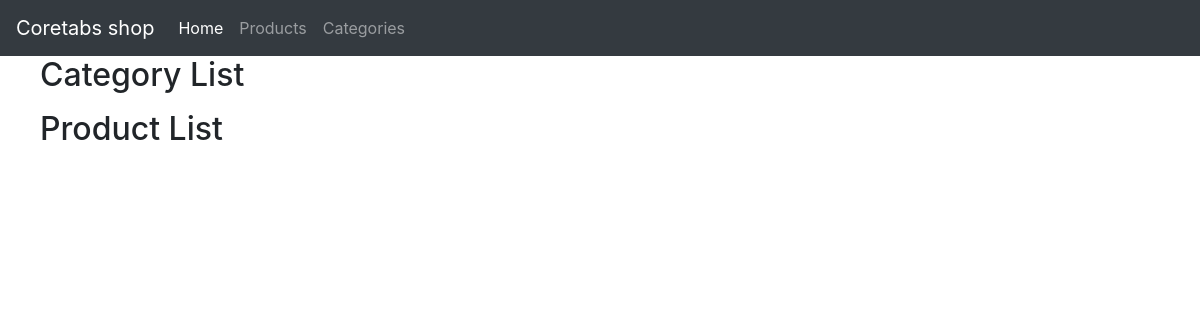
/, run on an earlier commit of the app's database.
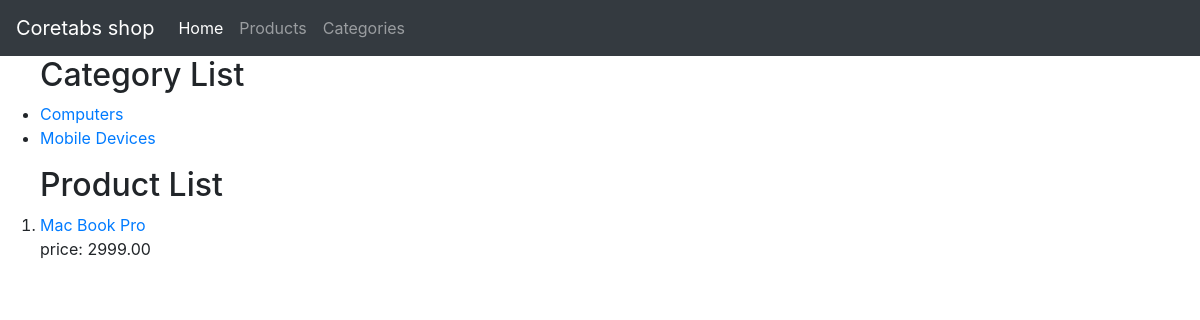
And on a later commit of the database.
### shop/models.py (models this page shows, shortened)
class Category (models.Model):
	name = models.CharField(max_length=100)
	slug = models.SlugField(unique=True, blank=True)
	created_at = models.DateTimeField(default=timezone.now)
	description = models.TextField(max_length=256)
	class Meta:
		ordering = ('name', )
	def get_absolute_url(self):
		return reverse_lazy('product_list_by_category', args=[self.slug])

class Product(models.Model):
	name = models.CharField(max_length=100)
	price = models.DecimalField(max_digits=10, decimal_places=2)
	stock = models.PositiveIntegerField()
	created_at = models.DateTimeField(default=timezone.now)
	description = models.TextField(blank=True)
	slug = models.SlugField(unique=True, blank=True)
	category = models.ForeignKey("Category", related_name='products', on_delete=models.CASCADE)
	class Meta:
		ordering = ('name', )
	def get_absolute_url(self):
		return reverse_lazy('product_detail', args=[self.slug])

### shop/views.py (the view)
# urls.py: path('', views.product_list, name='product_list'),
def product_list(request):
    products 	= Product.objects.all()
    categories 	= Category.objects.all()
    return render(request, 'shop/product/list.html', {'categories':categories,'products': products})

### shop/templates/shop/product/list.html (shortened to what this page needs)
{% extends "shop/base.html" %}
{% block content %}
   <ul>
   	<h2>Category List</h2>
    {% for category in categories %}
        <li>
	     <a href="{{ category.get_absolute_url }}">{{ category.name }}</a><br>
        </li>
    {% endfor %}
	</ul>
	<ol>
		<h2>Product List</h2>
	    {% for product in products %}
	        <li>
		     <a href="{{ product.get_absolute_url }}">{{ product.name }}</a><br>
	            price: {{ product.price }}
	        </li>
	    {% endfor %}
	</ol>
{% endblock %}

### shop/templates/shop/base.html (shortened to what this page needs)
{% load static %}
<!DOCTYPE html>
<html>
<head>
    <link href="{% static "css/bootstrap.min.css" %}" rel="stylesheet">
</head>
<body>
	<nav class="navbar navbar-expand-lg navbar-dark bg-dark">
	  <a class="navbar-brand "  href="{% url 'product_list' %}">Coretabs shop</a>
	    <ul class="navbar-nav mr-auto mt-2 mt-lg-0">
	      <li class="nav-item active">
	        <a class="nav-link" href="{% url 'product_list' %}">Home</a>
	      </li>
	      <li class="nav-item">
	        <a class="nav-link" href="#">Products</a>
	      </li>
	      <li class="nav-item">
	        <a class="nav-link" href="#">Categories</a>
	      </li>
	    </ul>
	</nav>
		{% block content %}
		{% endblock %}
</body>
</html>

What changed in the data, as far as the page shows it:
added Category: name "Computers"
added Category: name "Mobile Devices"
added Product: name "Mac Book Pro", price "2999.00"
